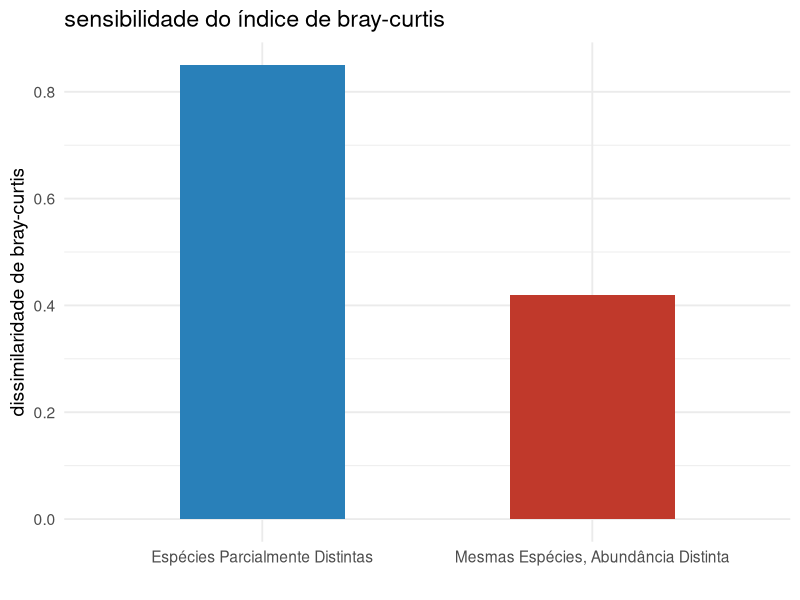
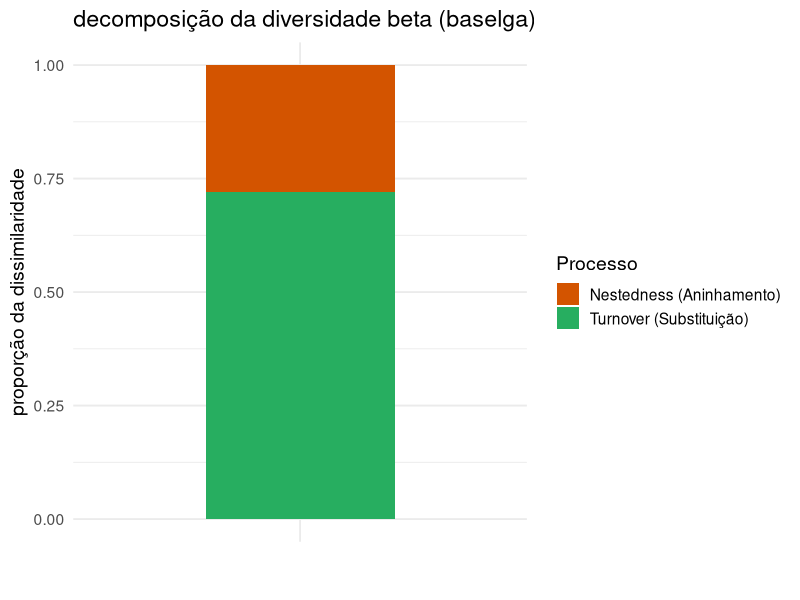
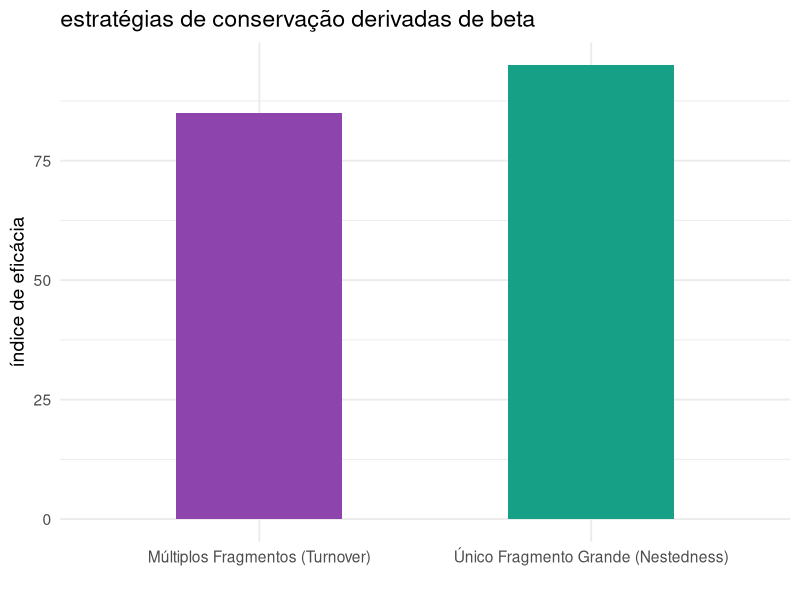
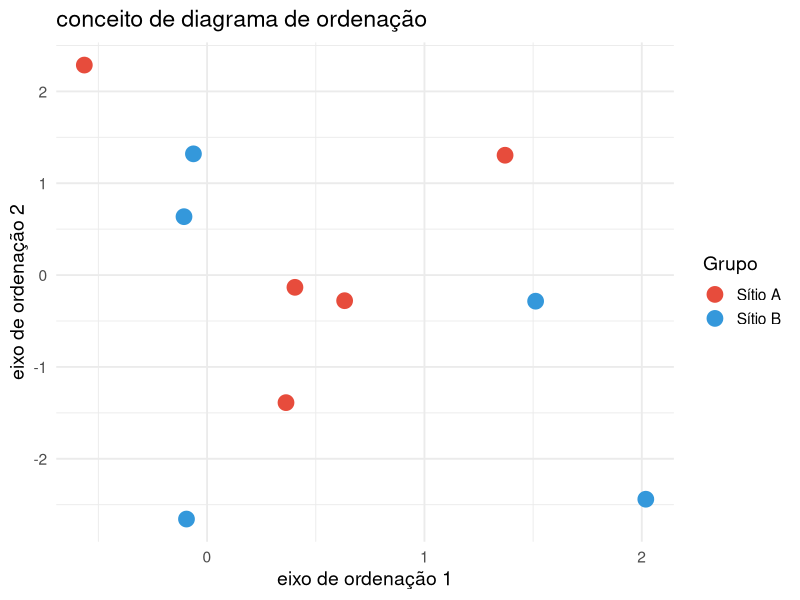
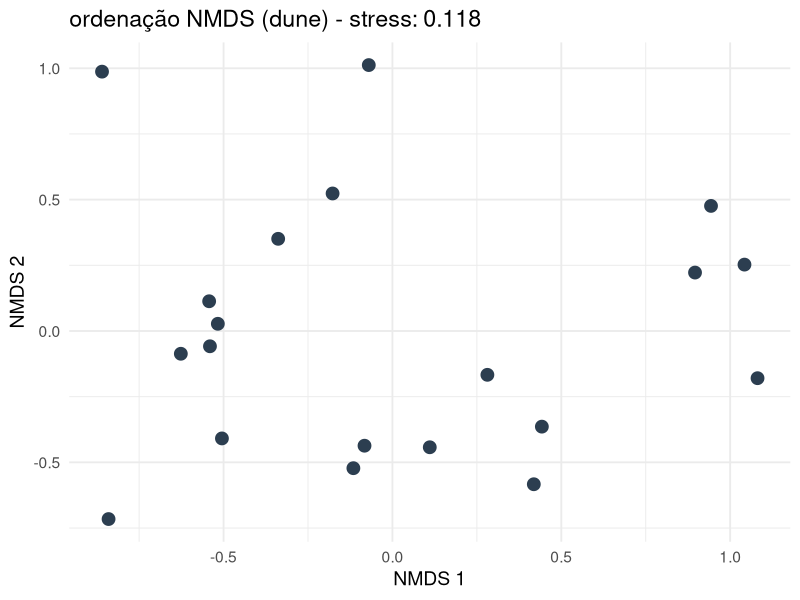
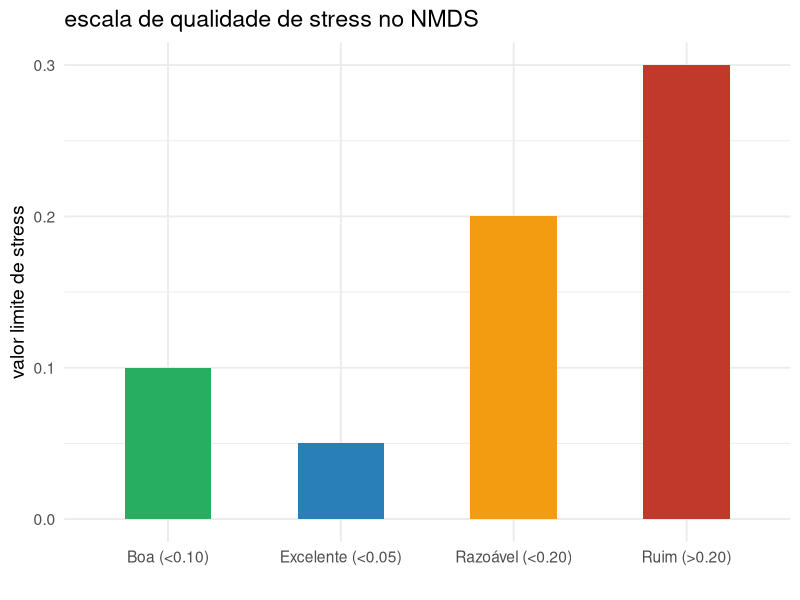
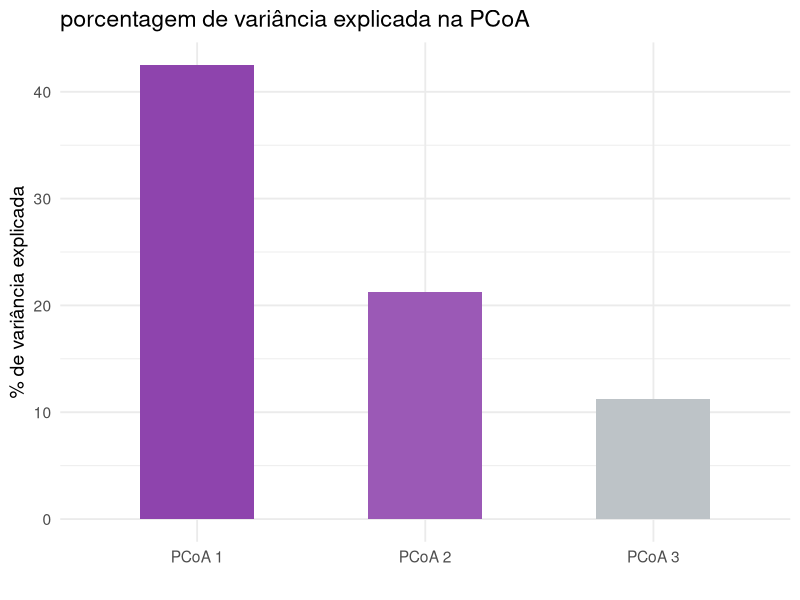
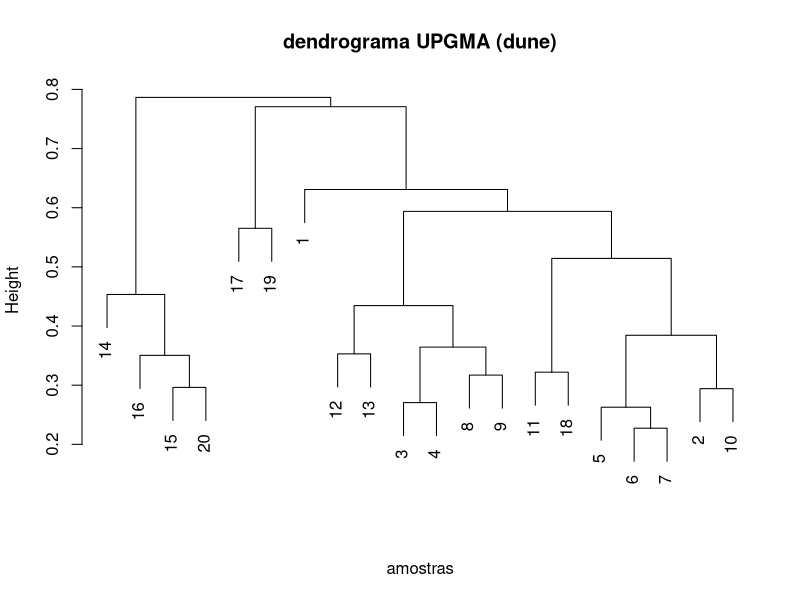

These charts were generated, in order, by the following R code:
## ---- chunk 1
#| message: false
#| warning: false
#| include: false
library(tidyverse)
## ---- chunk 2
#| echo: false
#| fig-height: 5
bc_example <- data.frame(
  Cenário = c("Mesmas Espécies, Abundância Distinta", "Espécies Parcialmente Distintas"),
  Bray_Curtis = c(0.42, 0.85)
)
ggplot(bc_example, aes(x = Cenário, y = Bray_Curtis, fill = Cenário)) +
  geom_col(width = 0.5, show.legend = FALSE) +
  scale_fill_manual(values = c("#2980b9", "#c0392b")) +
  theme_minimal(base_size = 14) +
  labs(title = "sensibilidade do índice de bray-curtis", y = "dissimilaridade de bray-curtis", x = "")
## ---- chunk 3
#| echo: false
#| fig-height: 5
baselga_df <- data.frame(
  Processo = c("Turnover (Substituição)", "Nestedness (Aninhamento)"),
  Proporção = c(0.72, 0.28)
)
ggplot(baselga_df, aes(x = "", y = Proporção, fill = Processo)) +
  geom_col(width = 0.5) +
  scale_fill_manual(values = c("#d35400", "#27ae60")) +
  theme_minimal(base_size = 14) +
  labs(title = "decomposição da diversidade beta (baselga)", x = "", y = "proporção da dissimilaridade")
## ---- chunk 4
#| echo: false
#| fig-height: 5
cons_df <- data.frame(
  Estratégia = c("Múltiplos Fragmentos (Turnover)", "Único Fragmento Grande (Nestedness)"),
  Prioridade_Relativa = c(85, 95)
)
ggplot(cons_df, aes(x = Estratégia, y = Prioridade_Relativa, fill = Estratégia)) +
  geom_col(width = 0.5, show.legend = FALSE) +
  scale_fill_manual(values = c("#8e44ad", "#16a085")) +
  theme_minimal(base_size = 14) +
  labs(title = "estratégias de conservação derivadas de beta", y = "índice de eficácia", x = "")
## ---- chunk 5
#| echo: false
#| fig-height: 5
set.seed(42)
ord_demo <- data.frame(Eixo1 = rnorm(10), Eixo2 = rnorm(10), Grupo = rep(c("Sítio A", "Sítio B"), each = 5))
ggplot(ord_demo, aes(x = Eixo1, y = Eixo2, color = Grupo)) +
  geom_point(size = 5) +
  theme_minimal(base_size = 14) +
  scale_color_manual(values = c("#e74c3c", "#3498db")) +
  labs(title = "conceito de diagrama de ordenação", x = "eixo de ordenação 1", y = "eixo de ordenação 2")
## ---- chunk 6
#| echo: false
#| fig-height: 5
library(vegan)
data(dune)
nmds <- metaMDS(dune, trace = 0)
nmds_df <- data.frame(NMDS1 = nmds$points[,1], NMDS2 = nmds$points[,2])
ggplot(nmds_df, aes(x = NMDS1, y = NMDS2)) +
  geom_point(size = 4, color = "#2c3e50") +
  theme_minimal(base_size = 14) +
  labs(title = paste("ordenação NMDS (dune) - stress:", round(nmds$stress, 3)), x = "NMDS 1", y = "NMDS 2")
## ---- chunk 7
#| echo: false
#| fig-height: 5
stress_df <- data.frame(
  Classificação = c("Excelente (<0.05)", "Boa (<0.10)", "Razoável (<0.20)", "Ruim (>0.20)"),
  Limite = c(0.05, 0.10, 0.20, 0.30)
)
ggplot(stress_df, aes(x = Classificação, y = Limite, fill = Classificação)) +
  geom_col(width = 0.5, show.legend = FALSE) +
  scale_fill_manual(values = c("#27ae60", "#2980b9", "#f39c12", "#c0392b")) +
  theme_minimal(base_size = 14) +
  labs(title = "escala de qualidade de stress no NMDS", y = "valor limite de stress", x = "")
## ---- chunk 8
#| echo: false
#| fig-height: 5
pcoa_df <- data.frame(
  Eixo = c("PCoA 1", "PCoA 2", "PCoA 3"),
  Variância = c(42.5, 21.3, 11.2)
)
ggplot(pcoa_df, aes(x = Eixo, y = Variância, fill = Eixo)) +
  geom_col(width = 0.5, show.legend = FALSE) +
  scale_fill_manual(values = c("#8e44ad", "#9b59b6", "#bdc3c7")) +
  theme_minimal(base_size = 14) +
  labs(title = "porcentagem de variância explicada na PCoA", y = "% de variância explicada", x = "")
## ---- chunk 9
#| echo: false
#| fig-height: 5
library(vegan)
data(dune)
d <- vegdist(dune, "bray")
hc <- hclust(d, method = "average")
plot(hc, main = "dendrograma UPGMA (dune)", xlab = "amostras", sub = "")
## ---- chunk 10
#| echo: false
#| fig-height: 5
permanova_df <- data.frame(
  Fonte = c("Tratamento (Uso)", "Resíduos"),
  R2 = c(0.48, 0.52)
)
ggplot(permanova_df, aes(x = "", y = R2, fill = Fonte)) +
  geom_col(width = 0.4) +
  scale_fill_manual(values = c("#e74c3c", "#7f8c8d")) +
  theme_minimal(base_size = 14) +
  labs(title = "partição da variância na PERMANOVA (R2)", x = "", y = "proporção explicada")
## ---- chunk 11
#| echo: false
#| fig-height: 5
disp_df <- data.frame(
  Grupo = c("Nativo (Baixa Dispersão)", "Perturbado (Alta Dispersão)"),
  Distância_Centroide = c(0.18, 0.45)
)
ggplot(disp_df, aes(x = Grupo, y = Distância_Centroide, fill = Grupo)) +
  geom_col(width = 0.5, show.legend = FALSE) +
  scale_fill_manual(values = c("#27ae60", "#e67e22")) +
  theme_minimal(base_size = 14) +
  labs(title = "teste de dispersão multivariada (betadisper)", y = "distância média ao centroide", x = "")
## ---- chunk 12
#| echo: false
#| fig-height: 5
lego_beta <- data.frame(
  Par_Sacos = c("A vs B", "A vs C", "A vs D", "B vs C", "B vs D", "C vs D"),
  Bray_Curtis = c(0.35, 0.62, 0.58, 0.40, 0.45, 0.52)
)
ggplot(lego_beta, aes(x = Par_Sacos, y = Bray_Curtis, fill = Par_Sacos)) +
  geom_col(show.legend = FALSE) +
  theme_minimal(base_size = 14) +
  scale_fill_brewer(palette = "Set3") +
  labs(title = "dissimilaridade de bray-curtis entre sacos de LEGO", y = "distância de bray-curtis", x = "")
## ---- chunk 13
#| echo: false
#| fig-height: 5
lego_nmds <- data.frame(
  Comunidade = c("Saco A", "Saco B", "Saco C", "Saco D"),
  NMDS1 = c(-0.45, -0.10, 0.20, 0.35),
  NMDS2 = c(0.12, -0.25, -0.15, 0.28)
)
ggplot(lego_nmds, aes(x = NMDS1, y = NMDS2, color = Comunidade, label = Comunidade)) +
  geom_point(size = 6) +
  geom_text(vjust = -1, size = 5, fontface = "bold") +
  xlim(-0.7, 0.7) + ylim(-0.5, 0.5) +
  theme_minimal(base_size = 14) +
  scale_color_brewer(palette = "Set1") +
  labs(title = "ordenação NMDS bidimensional dos 4 sacos de LEGO", x = "NMDS 1", y = "NMDS 2")
## ---- chunk 14
#| echo: false
#| fig-height: 5
lego_mat <- matrix(c(
  70,15,8,4,2,1,0,0,
  40,22,14,10,6,4,3,1,
  10,10,10,10,10,10,10,10,
  30,18,12,8,6,4,3,3
), nrow=4, byrow=TRUE)
rownames(lego_mat) <- c("Saco A", "Saco B", "Saco C", "Saco D")
d_lego <- vegdist(lego_mat, "bray")
hc_lego <- hclust(d_lego, "average")
plot(hc_lego, main = "dendrograma UPGMA dos sacos de LEGO", xlab = "", sub = "")
## ---- chunk 15
#| echo: false
#| fig-height: 5
pkgs_df <- data.frame(
  x_pos = 1:4,
  Função = c("vegdist()", "metaMDS()", "adonis2()", "betadisper()"),
  Aplicação = c("Dissimilaridade", "Ordenação NMDS", "PERMANOVA", "Homogeneidade")
)
ggplot(pkgs_df, aes(x = x_pos, y = 5 - x_pos, label = paste(Função, "-", Aplicação))) +
  geom_point(size = 5, color = "#2980b9") +
  geom_text(hjust = -0.1, size = 4.5, fontface = "bold") +
  scale_x_continuous(limits = c(0.5, 5)) +
  theme_minimal(base_size = 14) +
  theme(axis.text = element_blank(), axis.ticks = element_blank()) +
  labs(title = "funções chave do pacote vegan", x = "", y = "")
## ---- chunk 16
#| echo: false
#| fig-height: 5
steps_df <- data.frame(
  x_pos = 1:4,
  Etapa = c("Etapa 1: Unificação", "Etapa 2: Bray-Curtis", "Etapa 3: NMDS", "Etapa 4: PERMANOVA")
)
ggplot(steps_df, aes(x = x_pos, y = x_pos, label = Etapa)) +
  geom_line(color = "#27ae60", size = 1.2) +
  geom_point(size = 5, color = "#27ae60") +
  geom_text(vjust = -1, size = 4.5, fontface = "bold") +
  scale_x_continuous(limits = c(0.5, 4.5)) +
  scale_y_continuous(limits = c(0.5, 4.5)) +
  theme_minimal(base_size = 14) +
  labs(title = "fluxo de trabalho prático no R", x = "progressão", y = "")
## ---- chunk 17
#| echo: false
#| fig-height: 5
final_df <- data.frame(
  Módulo = paste("Módulo", 1:4),
  Foco = c("Amostragem & SADs", "Diversidade Alfa", "Diversidade Funcional", "Diversidade Beta & NMDS")
)
ggplot(final_df, aes(x = Módulo, y = 4:1, label = Foco)) +
  geom_point(size = 6, color = "#8e44ad") +
  geom_text(hjust = -0.1, size = 4.5, fontface = "bold") +
  scale_x_discrete() +
  scale_y_continuous(limits = c(0, 5)) +
  theme_minimal(base_size = 14) +
  theme(axis.text.y = element_blank()) +
  labs(title = "síntese da sequência didática de ecologia", x = "", y = "")
